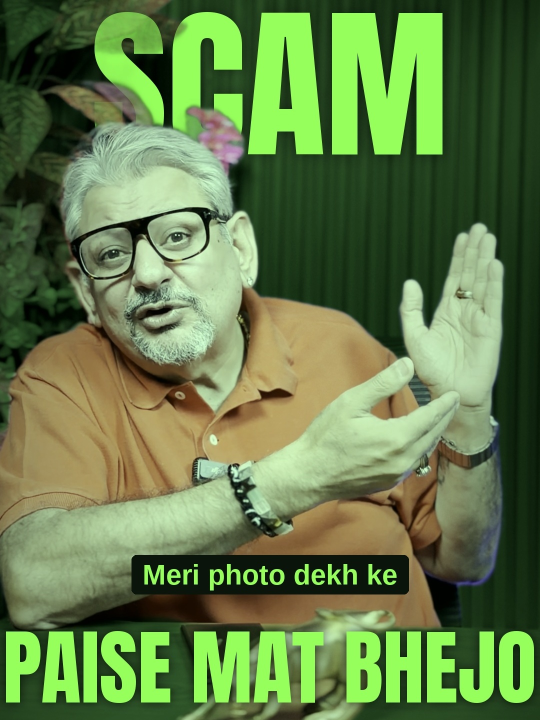
#> input picture edit26/renders/thumbnail-scam-grid-3x4.jpg, 1080 x 1440 px (shown at 1/2 size)
$ python thumbnail.py ../renders/thumbnail-scam-grid-3x4.jpg ../renders/thumbnail-scam.jpg
#> lines starting #> are read from the running program, lines starting #| are printed output that depends on the picture
import sys
import numpy as np
from PIL import Image, ImageDraw, ImageFont, ImageFilter, ImageEnhance
from rembg import new_session, remove
src, out = sys.argv[1], sys.argv[2]
W, H = 1080, 1920
im = Image.open(src).convert('RGB').resize((W, H))
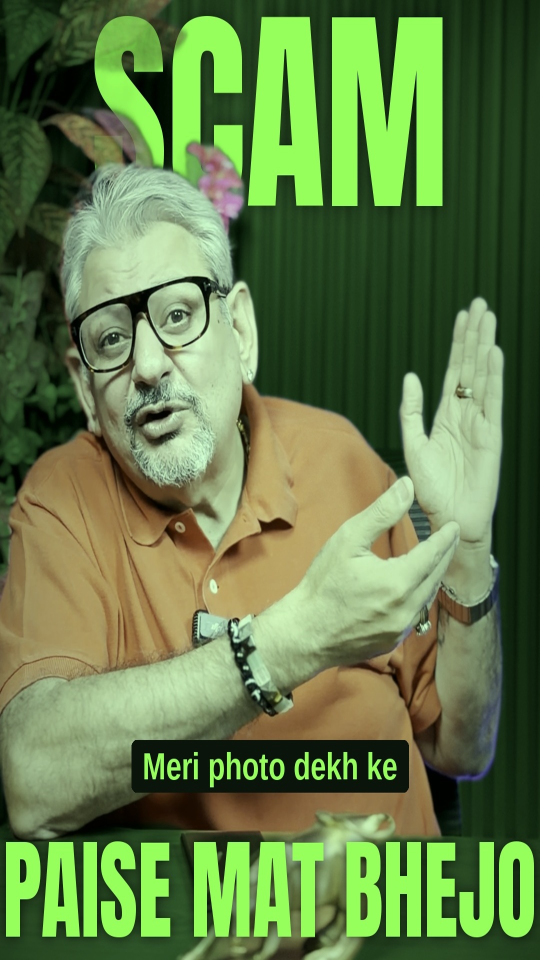
#> im: PIL image 1080x1920 RGB (shown at 1/2 size); mean R, G, B 99.7, 125.5, 72.9
# person matte (human-seg, softened slightly)
#> (the run stopped early here; a loop or call above may not have finished)
